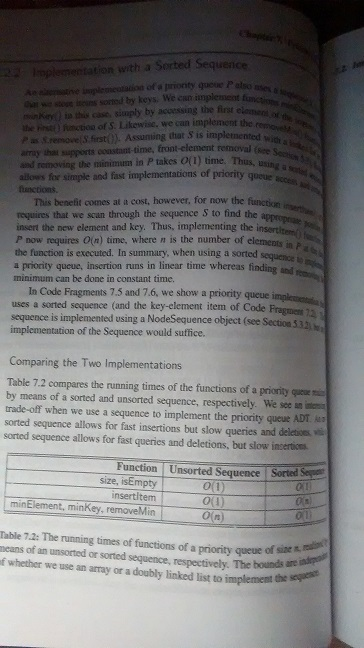
#> input picture SampleImage1.jpg, 364 x 648 px, given in place of the camera
$ python 'Edge Detection and Gradients.py'   (older library calls are emulated)
#> lines starting #> are read from the running program, lines starting #| are printed output that depends on the picture; after the words box and inside, x2 and y2 are one past the last pixel; in counts of white or black regions, pixels touching at a corner belong together
import cv2
import numpy as np

cap = cv2.VideoCapture(0)

while True:
    _, frame = cap.read()
#> frame is the input picture: shape (648, 364, 3); mean B, G, R 118, 117.6, 118.4

    #Laplacian Gradient
    laplacian = cv2.Laplacian(frame, cv2.CV_64F)
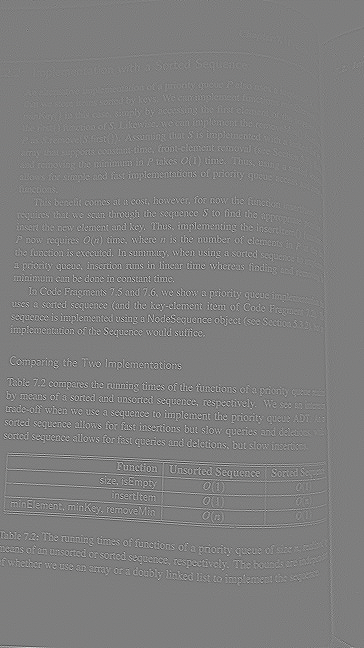
#> laplacian: shape (648, 364, 3) float64; mean B, G, R 0, 0, 0; drawn with min black and max white

    #Sobel-X
    sobelx = cv2.Sobel(frame,cv2.CV_64F,1,0,ksize=5)
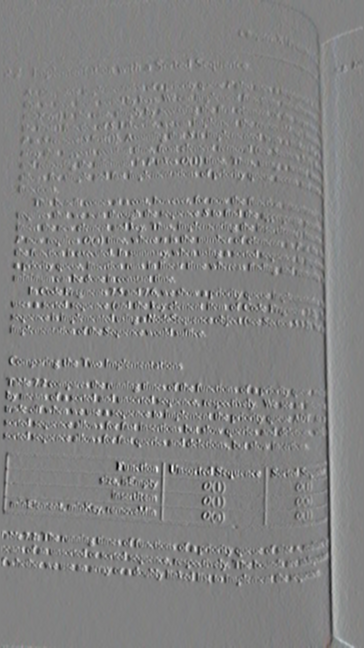
#> sobelx: shape (648, 364, 3) float64; mean B, G, R -2.4, -4.1, -6.7; drawn with min black and max white

    #Sobel-Y
    sobely = cv2.Sobel(frame,cv2.CV_64F,0,1,ksize=5)
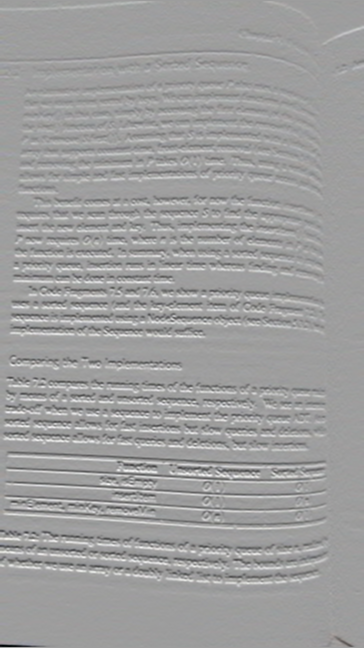
#> sobely: shape (648, 364, 3) float64; mean B, G, R 30, 30.2, 28.9; drawn with min black and max white

    #Edge Detection
    edges = cv2.Canny(frame,100,200)
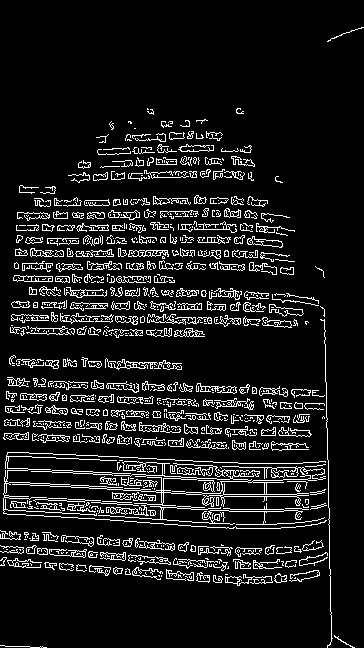
#> edges: shape (648, 364); 10% white in thin lines or dots

    cv2.imshow('laplacian',laplacian)
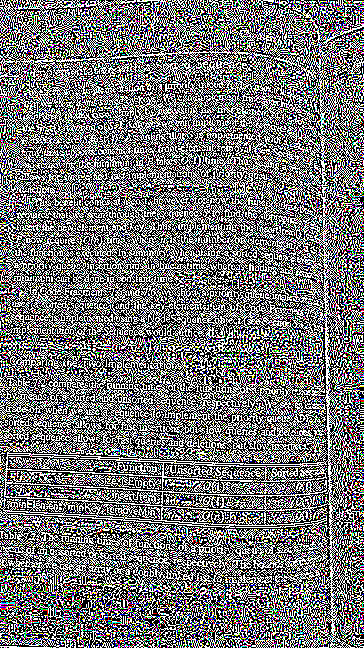
#> window 'laplacian': shape (648, 364, 3); mean B, G, R 116.3, 115.8, 116.2
    cv2.imshow('sobelx',sobelx)
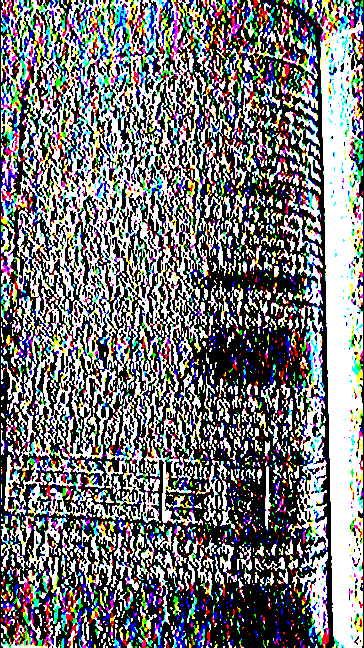
#> window 'sobelx': shape (648, 364, 3); mean B, G, R 120.4, 118.9, 118.6
    cv2.imshow('sobely',sobely)
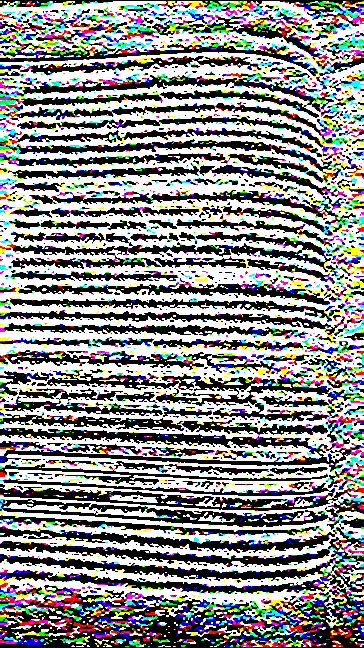
#> window 'sobely': shape (648, 364, 3); mean B, G, R 139.4, 139.8, 139.1
    cv2.imshow('edges',edges)

    k = cv2.waitKey(5) & 0xFF
#> (key Esc is pressed here)
    if k == 27:
        break

cv2.destroyAllWindows()
cap.release()

$ run again, on SampleImage2.jpg
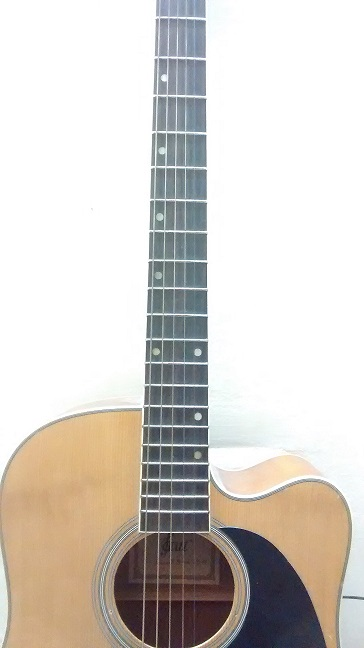
#> input picture SampleImage2.jpg, 364 x 648 px, given in place of the camera
#> frame is the input picture: shape (648, 364, 3); mean B, G, R 201.1, 206.8, 211.9
#> `edges = cv2.Canny(frame,100,200)`:
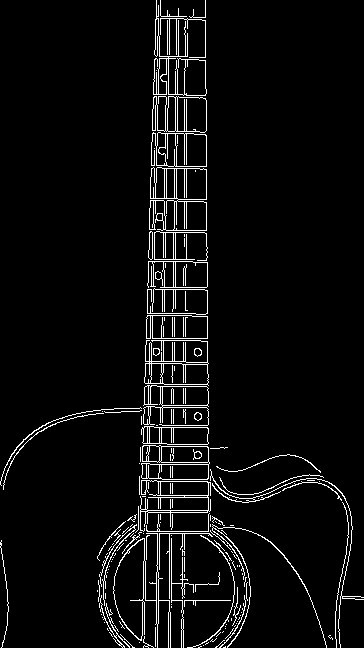
#> edges: shape (648, 364); 4.8% white in thin lines or dots
#> `cv2.imshow('sobely',sobely)`:
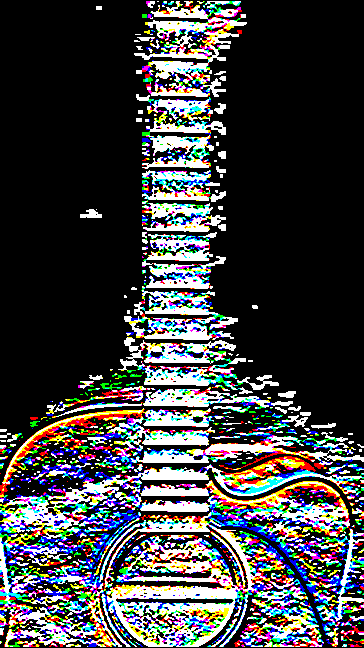
#> window 'sobely': shape (648, 364, 3); mean B, G, R 65.3, 64.5, 63.5

$ run again, on SampleImage3.jpg
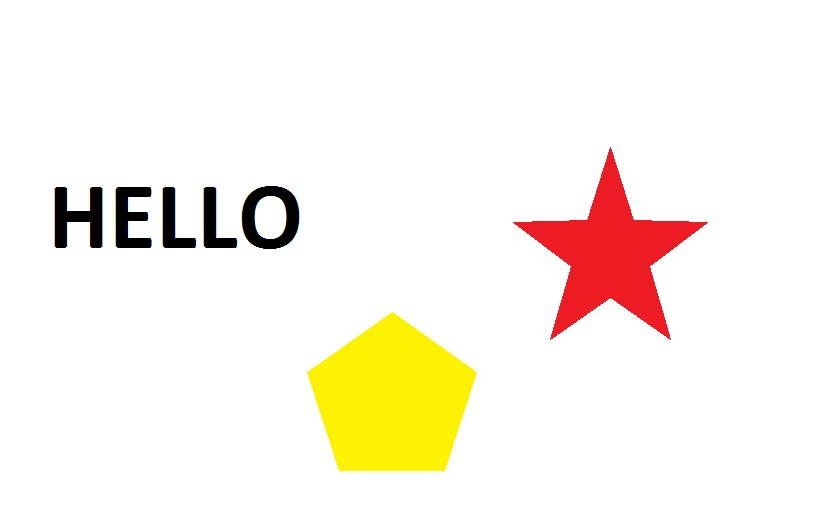
#> input picture SampleImage3.jpg, 816 x 517 px, given in place of the camera
#> frame is the input picture: shape (517, 816, 3); mean B, G, R 232.8, 243.2, 250.1
#> `edges = cv2.Canny(frame,100,200)`:
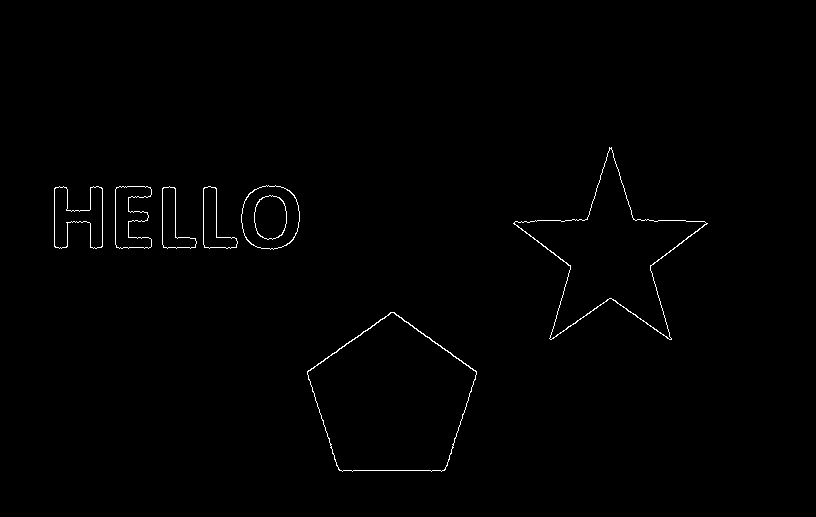
#> edges: shape (517, 816); 0.64% white in thin lines or dots, all inside (x1, y1, x2, y2) = (54, 147, 708, 472)
#> `cv2.imshow('sobely',sobely)`:
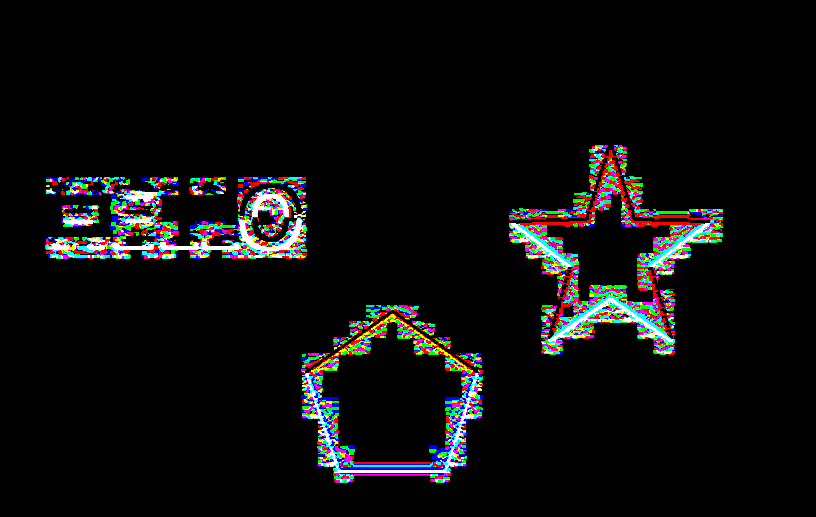
#> window 'sobely': shape (517, 816, 3); mean B, G, R 12.7, 12.6, 12.6
